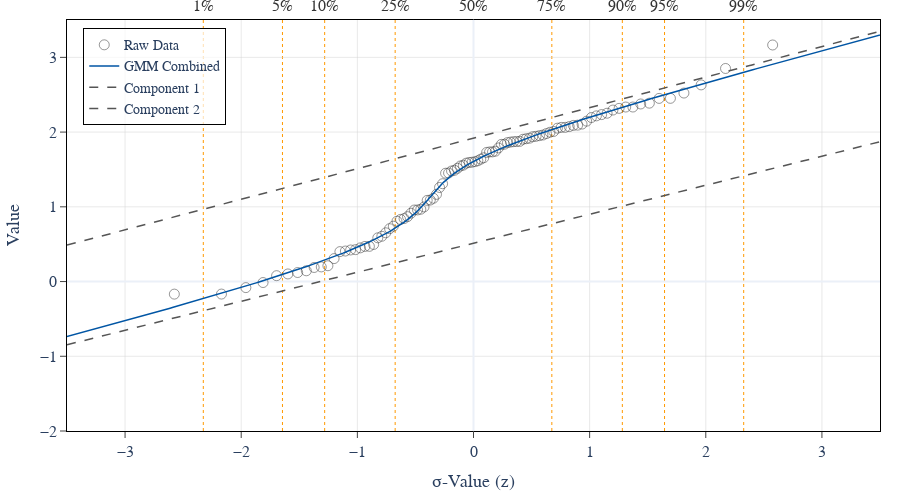

The notebook cell this image was saved under:
### Code cell
import numpy as np
from scipy.stats import norm
import pyco2stats as PyCO2
from pyco2stats.visualize_plotly import Visualize_Plotly
import plotly.graph_objects as go
import plotly.io as pio

# ── 2) Base Figure ──────────────────────────────────────────────────
fig = go.Figure()

# Raw data as semi‐transparent circles
Visualize_Plotly.pp_raw_data(
    raw_data=my_sample.flatten(),
    fig=fig,
    marker_kwargs={
        'marker': {'size':10, 'color':'#333333', 'symbol':'circle-open'},
        'opacity':0.5
    }
)

# Combined GMM curve
Visualize_Plotly.pp_combined_population(
    means=skEM_mu, stds=skEM_std, weights=skEM_w,
    fig=fig,
    line_kwargs={'color':'#0055A4', 'width':1.5}
)

# Individual components
Visualize_Plotly.pp_single_populations(
    means=skEM_mu, stds=skEM_std,
    fig=fig,
    line_kwargs={'dash':'dash', 'width':1.5, 'color':'#555555'}
)

# ── 3) Axis Limits & Styling ───────────────────────────────────────
X_MIN, X_MAX = -3.5, 3.5
Y_MIN, Y_MAX = -2.0,  3.5

fig.update_xaxes(
    range=[X_MIN, X_MAX],
    title_text='σ-Value (z)',
    title_font=dict(size=18),
    tickfont=dict(size=16),
    showline=True, linecolor='black', linewidth=1,
    mirror=True, ticks='outside', ticklen=6
)
fig.update_yaxes(
    range=[Y_MIN, Y_MAX],
    title_text='Value',
    title_font=dict(size=18),
    tickfont=dict(size=16),
    showline=True, linecolor='black', linewidth=1,
    mirror=True, ticks='outside', ticklen=6
)

# light grid
fig.update_xaxes(showgrid=True, gridcolor='lightgray', gridwidth=0.5)
fig.update_yaxes(showgrid=True, gridcolor='lightgray', gridwidth=0.5)

# ── 4) Percentiles ─────────────────────────────────────────────────
Visualize_Plotly.pp_add_percentiles(
    fig=fig,
    percentiles="full",
    line_kwargs={'color':'#FF9900','dash':'dot','width':1},
    label_kwargs={'font':{'size':16,'color':'#333333'},
                  'showarrow':False,'yshift':14},
    y_min=Y_MIN, y_max=Y_MAX
)

# ── 5) Legend ───────────────────────────────────────────────────────
labels = ['Raw Data','GMM Combined','Component 1','Component 2']
for i, nm in enumerate(labels):
    fig.data[i].name      = nm
    fig.data[i].showlegend = True

# hide any extra
for tr in fig.data[len(labels):]:
    tr.showlegend = False

fig.update_layout(
    width=900, height=500,
    template='plotly_white',
    font_family='Times New Roman',
    font_size=18,
    margin=dict(l=60, r=20, t=20, b=60),
    legend=dict(
        x=0.02, y=0.98,
        bordercolor='black', borderwidth=1,
        bgcolor='rgba(255,255,255,0.7)',
        font=dict(size=14)
    )
)

fig.show()

pio.write_image(fig, "Visualize_Sinclair_Plotly.png", width=900, height=500, scale=2)

### Figure 1 — Plotly figure (JSON) as saved in the notebook; plotly's stock layout.template omitted (floating-point values rounded to 4 significant figures; data arrays with more than 128 entries replaced by an {"elided": "..."} marker saying what was removed)
{"data": [{"marker": {"color": "#333333", "opacity": 0.5, "size": 10, "symbol": "circle-open"}, "mode": "markers", "name": "Raw Data", "showlegend": true, "type": "scatter", "x": [-2.576, -2.17, -1.96, -1.812, -1.695, -1.598, -1.514, -1.44, -1.372, -1.311, -1.254, -1.2, -1.15, -1.103, -1.058, -1.015, -0.9741, -0.9346, -0.8965, -0.8596, -0.8239, -0.7892, -0.7554, -0.7225, -0.6903, -0.6588, -0.628, -0.5978, -0.5681, -0.5388, -0.5101, -0.4817, -0.4538, -0.4261, -0.3989, -0.3719, -0.3451, -0.3186, -0.2924, -0.2663, -0.2404, -0.2147, -0.1891, -0.1637, -0.1383, -0.113, -0.08784, -0.06271, -0.03761, -0.01253, 0.01253, 0.03761, 0.06271, 0.08784, 0.113, 0.1383, 0.1637, 0.1891, 0.2147, 0.2404, 0.2663, 0.2924, 0.3186, 0.3451, 0.3719, 0.3989, 0.4261, 0.4538, 0.4817, 0.5101, 0.5388, 0.5681, 0.5978, 0.628, 0.6588, 0.6903, 0.7225, 0.7554, 0.7892, 0.8239, 0.8596, 0.8965, 0.9346, 0.9741, 1.015, 1.058, 1.103, 1.15, 1.2, 1.254, 1.311, 1.372, 1.44, 1.514, 1.598, 1.695, 1.812, 1.96, 2.17, 2.576], "y": [-0.1683, -0.1676, -0.08131, -0.01326, 0.07861, 0.1017, 0.1209, 0.1441, 0.1882, 0.1959, 0.2117, 0.3071, 0.4004, 0.4082, 0.4226, 0.427, 0.4508, 0.4701, 0.471, 0.4966, 0.5852, 0.606, 0.6522, 0.7075, 0.7405, 0.8076, 0.8312, 0.8426, 0.8684, 0.9141, 0.9573, 0.9585, 0.9679, 0.9983, 1.086, 1.09, 1.114, 1.167, 1.259, 1.309, 1.449, 1.453, 1.48, 1.489, 1.516, 1.547, 1.557, 1.584, 1.594, 1.597, 1.604, 1.616, 1.638, 1.656, 1.728, 1.734, 1.735, 1.744, 1.788, 1.836, 1.837, 1.859, 1.866, 1.872, 1.874, 1.876, 1.904, 1.911, 1.918, 1.938, 1.944, 1.953, 1.961, 1.98, 1.998, 2.009, 2.052, 2.063, 2.063, 2.073, 2.089, 2.093, 2.107, 2.146, 2.195, 2.217, 2.234, 2.253, 2.295, 2.317, 2.335, 2.335, 2.376, 2.387, 2.451, 2.452, 2.522, 2.632, 2.851, 3.166]}, {"line": {"color": "#0055A4", "width": 1.5}, "mode": "lines", "name": "GMM Combined", "showlegend": true, "type": "scatter", "x": {"elided": "600 float values"}, "y": {"elided": "600 float values"}}, {"line": {"color": "#555555", "dash": "dash", "width": 1.5}, "mode": "lines", "name": "Component 1", "showlegend": true, "type": "scatter", "x": {"elided": "600 float values"}, "y": {"elided": "600 float values"}}, {"line": {"color": "#555555", "dash": "dash", "width": 1.5}, "mode": "lines", "name": "Component 2", "showlegend": true, "type": "scatter", "x": {"elided": "600 float values"}, "y": {"elided": "600 float values"}}], "layout": {"annotations": [{"font": {"color": "#333333", "size": 16}, "showarrow": false, "text": "1%", "x": -2.326, "xanchor": "center", "y": 3.5, "yshift": 14}, {"font": {"color": "#333333", "size": 16}, "showarrow": false, "text": "5%", "x": -1.645, "xanchor": "center", "y": 3.5, "yshift": 14}, {"font": {"color": "#333333", "size": 16}, "showarrow": false, "text": "10%", "x": -1.282, "xanchor": "center", "y": 3.5, "yshift": 14}, {"font": {"color": "#333333", "size": 16}, "showarrow": false, "text": "25%", "x": -0.6745, "xanchor": "center", "y": 3.5, "yshift": 14}, {"font": {"color": "#333333", "size": 16}, "showarrow": false, "text": "50%", "x": 0, "xanchor": "center", "y": 3.5, "yshift": 14}, {"font": {"color": "#333333", "size": 16}, "showarrow": false, "text": "75%", "x": 0.6745, "xanchor": "center", "y": 3.5, "yshift": 14}, {"font": {"color": "#333333", "size": 16}, "showarrow": false, "text": "90%", "x": 1.282, "xanchor": "center", "y": 3.5, "yshift": 14}, {"font": {"color": "#333333", "size": 16}, "showarrow": false, "text": "95%", "x": 1.645, "xanchor": "center", "y": 3.5, "yshift": 14}, {"font": {"color": "#333333", "size": 16}, "showarrow": false, "text": "99%", "x": 2.326, "xanchor": "center", "y": 3.5, "yshift": 14}], "font": {"family": "Times New Roman", "size": 18}, "height": 500, "legend": {"bgcolor": "rgba(255,255,255,0.7)", "bordercolor": "black", "borderwidth": 1, "font": {"size": 14}, "x": 0.02, "y": 0.98}, "margin": {"b": 60, "l": 60, "r": 20, "t": 20}, "shapes": [{"layer": "below", "line": {"color": "#FF9900", "dash": "dot", "width": 1}, "type": "line", "x0": -2.326, "x1": -2.326, "y0": -2, "y1": 3.5}, {"layer": "below", "line": {"color": "#FF9900", "dash": "dot", "width": 1}, "type": "line", "x0": -1.645, "x1": -1.645, "y0": -2, "y1": 3.5}, {"layer": "below", "line": {"color": "#FF9900", "dash": "dot", "width": 1}, "type": "line", "x0": -1.282, "x1": -1.282, "y0": -2, "y1": 3.5}, {"layer": "below", "line": {"color": "#FF9900", "dash": "dot", "width": 1}, "type": "line", "x0": -0.6745, "x1": -0.6745, "y0": -2, "y1": 3.5}, {"layer": "below", "line": {"color": "#FF9900", "dash": "dot", "width": 1}, "type": "line", "x0": 0, "x1": 0, "y0": -2, "y1": 3.5}, {"layer": "below", "line": {"color": "#FF9900", "dash": "dot", "width": 1}, "type": "line", "x0": 0.6745, "x1": 0.6745, "y0": -2, "y1": 3.5}, {"layer": "below", "line": {"color": "#FF9900", "dash": "dot", "width": 1}, "type": "line", "x0": 1.282, "x1": 1.282, "y0": -2, "y1": 3.5}, {"layer": "below", "line": {"color": "#FF9900", "dash": "dot", "width": 1}, "type": "line", "x0": 1.645, "x1": 1.645, "y0": -2, "y1": 3.5}, {"layer": "below", "line": {"color": "#FF9900", "dash": "dot", "width": 1}, "type": "line", "x0": 2.326, "x1": 2.326, "y0": -2, "y1": 3.5}], "width": 900, "xaxis": {"gridcolor": "lightgray", "gridwidth": 0.5, "linecolor": "black", "linewidth": 1, "mirror": true, "range": [-3.5, 3.5], "showgrid": true, "showline": true, "tickfont": {"size": 16}, "ticklen": 6, "ticks": "outside", "title": {"font": {"size": 18}, "text": "σ-Value (z)"}}, "yaxis": {"gridcolor": "lightgray", "gridwidth": 0.5, "linecolor": "black", "linewidth": 1, "mirror": true, "range": [-2, 3.5], "showgrid": true, "showline": true, "tickfont": {"size": 16}, "ticklen": 6, "ticks": "outside", "title": {"font": {"size": 18}, "text": "Value"}}}}
